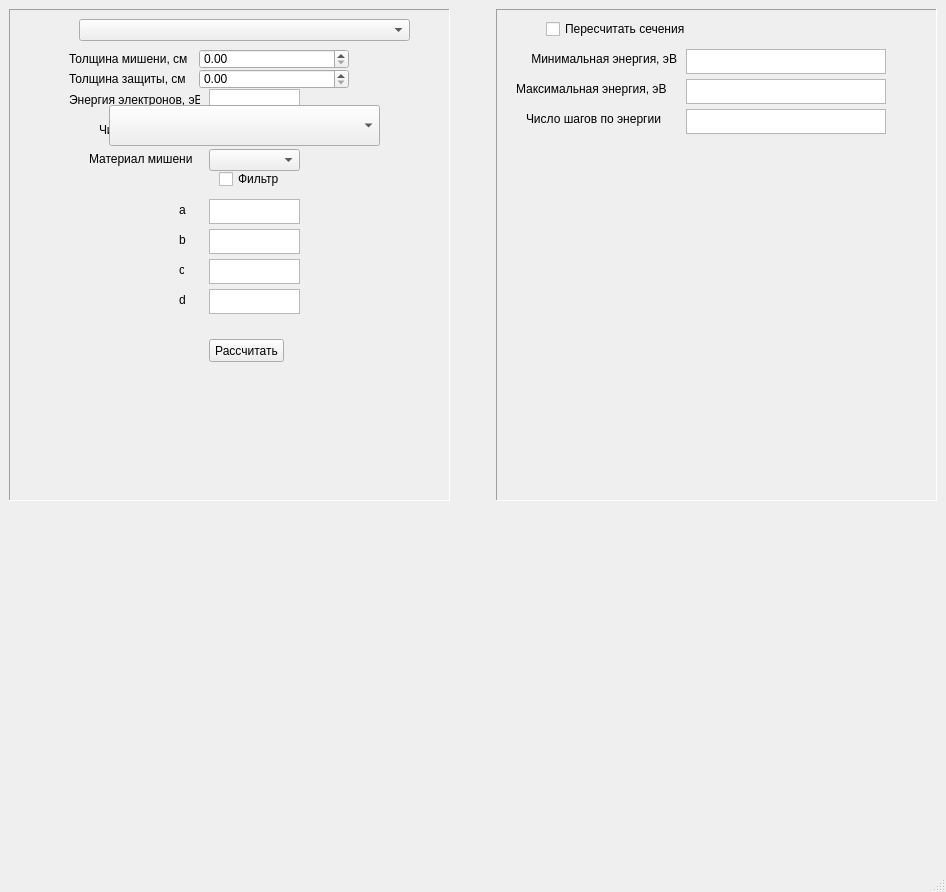
<?xml version="1.0" encoding="UTF-8"?>
<ui version="4.0">
 <class>MainWindow</class>
 <widget class="QMainWindow" name="MainWindow">
  <property name="geometry">
   <rect>
    <x>0</x>
    <y>0</y>
    <width>946</width>
    <height>892</height>
   </rect>
  </property>
  <property name="windowTitle">
   <string>MainWindow</string>
  </property>
  <widget class="QWidget" name="centralwidget">
   <layout class="QVBoxLayout" name="verticalLayout">
    <item>
     <layout class="QHBoxLayout" name="horizontalLayout">
      <item>
       <widget class="QFrame" name="frame">
        <property name="frameShape">
         <enum>QFrame::Panel</enum>
        </property>
        <property name="frameShadow">
         <enum>QFrame::Sunken</enum>
        </property>
        <widget class="QDoubleSpinBox" name="doubleSpinBox">
         <property name="geometry">
          <rect>
           <x>190</x>
           <y>40</y>
           <width>150</width>
           <height>20</height>
          </rect>
         </property>
         <property name="sizePolicy">
          <sizepolicy hsizetype="Fixed" vsizetype="Fixed">
           <horstretch>0</horstretch>
           <verstretch>0</verstretch>
          </sizepolicy>
         </property>
         <property name="maximumSize">
          <size>
           <width>150</width>
           <height>20</height>
          </size>
         </property>
        </widget>
        <widget class="QDoubleSpinBox" name="doubleSpinBox_2">
         <property name="geometry">
          <rect>
           <x>190</x>
           <y>60</y>
           <width>150</width>
           <height>20</height>
          </rect>
         </property>
         <property name="sizePolicy">
          <sizepolicy hsizetype="Fixed" vsizetype="Fixed">
           <horstretch>0</horstretch>
           <verstretch>0</verstretch>
          </sizepolicy>
         </property>
         <property name="maximumSize">
          <size>
           <width>150</width>
           <height>20</height>
          </size>
         </property>
        </widget>
        <widget class="QLabel" name="aLabel">
         <property name="geometry">
          <rect>
           <x>170</x>
           <y>190</y>
           <width>16</width>
           <height>22</height>
          </rect>
         </property>
         <property name="text">
          <string>a</string>
         </property>
        </widget>
        <widget class="QLabel" name="bLabel">
         <property name="geometry">
          <rect>
           <x>170</x>
           <y>220</y>
           <width>16</width>
           <height>22</height>
          </rect>
         </property>
         <property name="text">
          <string>b</string>
         </property>
        </widget>
        <widget class="QLabel" name="label">
         <property name="geometry">
          <rect>
           <x>60</x>
           <y>40</y>
           <width>131</width>
           <height>20</height>
          </rect>
         </property>
         <property name="text">
          <string>Толщина мишени, см</string>
         </property>
        </widget>
        <widget class="QLabel" name="label_2">
         <property name="geometry">
          <rect>
           <x>60</x>
           <y>60</y>
           <width>131</width>
           <height>20</height>
          </rect>
         </property>
         <property name="text">
          <string>Толщина защиты, см</string>
         </property>
        </widget>
        <widget class="QTextEdit" name="aTextEdit">
         <property name="geometry">
          <rect>
           <x>200</x>
           <y>190</y>
           <width>91</width>
           <height>25</height>
          </rect>
         </property>
         <property name="sizePolicy">
          <sizepolicy hsizetype="Fixed" vsizetype="Fixed">
           <horstretch>0</horstretch>
           <verstretch>0</verstretch>
          </sizepolicy>
         </property>
         <property name="maximumSize">
          <size>
           <width>200</width>
           <height>25</height>
          </size>
         </property>
         <property name="verticalScrollBarPolicy">
          <enum>Qt::ScrollBarAlwaysOff</enum>
         </property>
        </widget>
        <widget class="QTextEdit" name="bTextEdit">
         <property name="geometry">
          <rect>
           <x>200</x>
           <y>220</y>
           <width>91</width>
           <height>25</height>
          </rect>
         </property>
         <property name="maximumSize">
          <size>
           <width>200</width>
           <height>25</height>
          </size>
         </property>
         <property name="verticalScrollBarPolicy">
          <enum>Qt::ScrollBarAlwaysOff</enum>
         </property>
        </widget>
        <widget class="QLabel" name="cLabel">
         <property name="geometry">
          <rect>
           <x>170</x>
           <y>250</y>
           <width>5</width>
           <height>22</height>
          </rect>
         </property>
         <property name="text">
          <string>с</string>
         </property>
        </widget>
        <widget class="QLabel" name="dLabel">
         <property name="geometry">
          <rect>
           <x>170</x>
           <y>280</y>
           <width>6</width>
           <height>22</height>
          </rect>
         </property>
         <property name="text">
          <string>d</string>
         </property>
        </widget>
        <widget class="QTextEdit" name="cTextEdit">
         <property name="geometry">
          <rect>
           <x>200</x>
           <y>250</y>
           <width>91</width>
           <height>25</height>
          </rect>
         </property>
         <property name="sizePolicy">
          <sizepolicy hsizetype="Fixed" vsizetype="Fixed">
           <horstretch>0</horstretch>
           <verstretch>0</verstretch>
          </sizepolicy>
         </property>
         <property name="maximumSize">
          <size>
           <width>200</width>
           <height>25</height>
          </size>
         </property>
         <property name="verticalScrollBarPolicy">
          <enum>Qt::ScrollBarAlwaysOff</enum>
         </property>
        </widget>
        <widget class="QTextEdit" name="dTextEdit">
         <property name="geometry">
          <rect>
           <x>200</x>
           <y>280</y>
           <width>91</width>
           <height>25</height>
          </rect>
         </property>
         <property name="sizePolicy">
          <sizepolicy hsizetype="Fixed" vsizetype="Fixed">
           <horstretch>0</horstretch>
           <verstretch>0</verstretch>
          </sizepolicy>
         </property>
         <property name="maximumSize">
          <size>
           <width>200</width>
           <height>25</height>
          </size>
         </property>
         <property name="verticalScrollBarPolicy">
          <enum>Qt::ScrollBarAlwaysOff</enum>
         </property>
        </widget>
        <widget class="QTextEdit" name="energyTextEdit">
         <property name="geometry">
          <rect>
           <x>200</x>
           <y>80</y>
           <width>91</width>
           <height>25</height>
          </rect>
         </property>
         <property name="sizePolicy">
          <sizepolicy hsizetype="Fixed" vsizetype="Fixed">
           <horstretch>0</horstretch>
           <verstretch>0</verstretch>
          </sizepolicy>
         </property>
         <property name="maximumSize">
          <size>
           <width>200</width>
           <height>25</height>
          </size>
         </property>
         <property name="verticalScrollBarPolicy">
          <enum>Qt::ScrollBarAlwaysOff</enum>
         </property>
        </widget>
        <widget class="QTextEdit" name="amountTextEdit">
         <property name="geometry">
          <rect>
           <x>200</x>
           <y>110</y>
           <width>91</width>
           <height>25</height>
          </rect>
         </property>
         <property name="sizePolicy">
          <sizepolicy hsizetype="Fixed" vsizetype="Fixed">
           <horstretch>0</horstretch>
           <verstretch>0</verstretch>
          </sizepolicy>
         </property>
         <property name="maximumSize">
          <size>
           <width>200</width>
           <height>25</height>
          </size>
         </property>
         <property name="verticalScrollBarPolicy">
          <enum>Qt::ScrollBarAlwaysOff</enum>
         </property>
        </widget>
        <widget class="QLabel" name="energyLabel">
         <property name="geometry">
          <rect>
           <x>60</x>
           <y>80</y>
           <width>131</width>
           <height>22</height>
          </rect>
         </property>
         <property name="text">
          <string>Энергия электронов, эВ</string>
         </property>
        </widget>
        <widget class="QLabel" name="amountLabel">
         <property name="geometry">
          <rect>
           <x>90</x>
           <y>110</y>
           <width>104</width>
           <height>22</height>
          </rect>
         </property>
         <property name="text">
          <string>Число электронов</string>
         </property>
        </widget>
        <widget class="QLabel" name="equationLabel">
         <property name="geometry">
          <rect>
           <x>0</x>
           <y>310</y>
           <width>461</width>
           <height>16</height>
          </rect>
         </property>
         <property name="text">
          <string/>
         </property>
         <property name="alignment">
          <set>Qt::AlignCenter</set>
         </property>
        </widget>
        <widget class="QComboBox" name="targetComboBox">
         <property name="geometry">
          <rect>
           <x>200</x>
           <y>140</y>
           <width>91</width>
           <height>22</height>
          </rect>
         </property>
        </widget>
        <widget class="QComboBox" name="spectrumComboBox">
         <property name="geometry">
          <rect>
           <x>100</x>
           <y>96</y>
           <width>271</width>
           <height>41</height>
          </rect>
         </property>
        </widget>
        <widget class="QLabel" name="label_3">
         <property name="geometry">
          <rect>
           <x>80</x>
           <y>140</y>
           <width>111</width>
           <height>20</height>
          </rect>
         </property>
         <property name="text">
          <string>Материал мишени</string>
         </property>
        </widget>
        <widget class="QPushButton" name="calculatePushButton">
         <property name="geometry">
          <rect>
           <x>200</x>
           <y>330</y>
           <width>75</width>
           <height>23</height>
          </rect>
         </property>
         <property name="text">
          <string>Рассчитать</string>
         </property>
        </widget>
        <widget class="QComboBox" name="methodComboBox">
         <property name="geometry">
          <rect>
           <x>70</x>
           <y>10</y>
           <width>331</width>
           <height>22</height>
          </rect>
         </property>
        </widget>
        <widget class="QLabel" name="answerLabel_1">
         <property name="geometry">
          <rect>
           <x>0</x>
           <y>350</y>
           <width>431</width>
           <height>20</height>
          </rect>
         </property>
         <property name="text">
          <string/>
         </property>
         <property name="alignment">
          <set>Qt::AlignCenter</set>
         </property>
        </widget>
        <widget class="QLabel" name="answerLabel_2">
         <property name="geometry">
          <rect>
           <x>4</x>
           <y>380</y>
           <width>431</width>
           <height>20</height>
          </rect>
         </property>
         <property name="text">
          <string/>
         </property>
         <property name="alignment">
          <set>Qt::AlignCenter</set>
         </property>
        </widget>
        <widget class="QCheckBox" name="filterCheckBox">
         <property name="geometry">
          <rect>
           <x>210</x>
           <y>160</y>
           <width>201</width>
           <height>20</height>
          </rect>
         </property>
         <property name="text">
          <string>Фильтр</string>
         </property>
        </widget>
        <widget class="QLabel" name="answerLabel_3">
         <property name="geometry">
          <rect>
           <x>10</x>
           <y>310</y>
           <width>431</width>
           <height>21</height>
          </rect>
         </property>
         <property name="text">
          <string/>
         </property>
         <property name="alignment">
          <set>Qt::AlignCenter</set>
         </property>
        </widget>
       </widget>
      </item>
      <item>
       <spacer name="horizontalSpacer">
        <property name="orientation">
         <enum>Qt::Horizontal</enum>
        </property>
        <property name="sizeType">
         <enum>QSizePolicy::Fixed</enum>
        </property>
        <property name="sizeHint" stdset="0">
         <size>
          <width>40</width>
          <height>20</height>
         </size>
        </property>
       </spacer>
      </item>
      <item>
       <widget class="QFrame" name="frame_2">
        <property name="frameShape">
         <enum>QFrame::Panel</enum>
        </property>
        <property name="frameShadow">
         <enum>QFrame::Sunken</enum>
        </property>
        <widget class="QCheckBox" name="recalculateCheckBox">
         <property name="geometry">
          <rect>
           <x>50</x>
           <y>10</y>
           <width>351</width>
           <height>20</height>
          </rect>
         </property>
         <property name="text">
          <string>Пересчитать сечения</string>
         </property>
        </widget>
        <widget class="QLabel" name="minLabel">
         <property name="geometry">
          <rect>
           <x>10</x>
           <y>40</y>
           <width>171</width>
           <height>20</height>
          </rect>
         </property>
         <property name="sizePolicy">
          <sizepolicy hsizetype="Fixed" vsizetype="Fixed">
           <horstretch>0</horstretch>
           <verstretch>0</verstretch>
          </sizepolicy>
         </property>
         <property name="maximumSize">
          <size>
           <width>200</width>
           <height>20</height>
          </size>
         </property>
         <property name="text">
          <string>Минимальная энергия, эВ</string>
         </property>
         <property name="alignment">
          <set>Qt::AlignRight|Qt::AlignTrailing|Qt::AlignVCenter</set>
         </property>
        </widget>
        <widget class="QTextEdit" name="minTextEdit">
         <property name="geometry">
          <rect>
           <x>190</x>
           <y>40</y>
           <width>200</width>
           <height>25</height>
          </rect>
         </property>
         <property name="sizePolicy">
          <sizepolicy hsizetype="Fixed" vsizetype="Fixed">
           <horstretch>0</horstretch>
           <verstretch>0</verstretch>
          </sizepolicy>
         </property>
         <property name="maximumSize">
          <size>
           <width>200</width>
           <height>25</height>
          </size>
         </property>
        </widget>
        <widget class="QLabel" name="maxLabel">
         <property name="geometry">
          <rect>
           <x>20</x>
           <y>70</y>
           <width>161</width>
           <height>20</height>
          </rect>
         </property>
         <property name="sizePolicy">
          <sizepolicy hsizetype="Fixed" vsizetype="Fixed">
           <horstretch>0</horstretch>
           <verstretch>0</verstretch>
          </sizepolicy>
         </property>
         <property name="maximumSize">
          <size>
           <width>200</width>
           <height>20</height>
          </size>
         </property>
         <property name="text">
          <string>Максимальная энергия, эВ</string>
         </property>
        </widget>
        <widget class="QTextEdit" name="maxTextEdit">
         <property name="geometry">
          <rect>
           <x>190</x>
           <y>70</y>
           <width>200</width>
           <height>25</height>
          </rect>
         </property>
         <property name="sizePolicy">
          <sizepolicy hsizetype="Fixed" vsizetype="Fixed">
           <horstretch>0</horstretch>
           <verstretch>0</verstretch>
          </sizepolicy>
         </property>
         <property name="maximumSize">
          <size>
           <width>200</width>
           <height>25</height>
          </size>
         </property>
        </widget>
        <widget class="QLabel" name="stepLabel">
         <property name="geometry">
          <rect>
           <x>30</x>
           <y>100</y>
           <width>151</width>
           <height>20</height>
          </rect>
         </property>
         <property name="sizePolicy">
          <sizepolicy hsizetype="Fixed" vsizetype="Fixed">
           <horstretch>0</horstretch>
           <verstretch>0</verstretch>
          </sizepolicy>
         </property>
         <property name="maximumSize">
          <size>
           <width>200</width>
           <height>20</height>
          </size>
         </property>
         <property name="text">
          <string>Число шагов по энергии</string>
         </property>
        </widget>
        <widget class="QTextEdit" name="stepTextEdit">
         <property name="geometry">
          <rect>
           <x>190</x>
           <y>100</y>
           <width>200</width>
           <height>25</height>
          </rect>
         </property>
         <property name="sizePolicy">
          <sizepolicy hsizetype="Fixed" vsizetype="Fixed">
           <horstretch>0</horstretch>
           <verstretch>0</verstretch>
          </sizepolicy>
         </property>
         <property name="maximumSize">
          <size>
           <width>200</width>
           <height>25</height>
          </size>
         </property>
        </widget>
       </widget>
      </item>
     </layout>
    </item>
    <item>
     <layout class="QHBoxLayout" name="plotLayout">
      <property name="sizeConstraint">
       <enum>QLayout::SetMinimumSize</enum>
      </property>
      <item>
       <spacer name="verticalSpacer">
        <property name="orientation">
         <enum>Qt::Vertical</enum>
        </property>
        <property name="sizeType">
         <enum>QSizePolicy::Fixed</enum>
        </property>
        <property name="sizeHint" stdset="0">
         <size>
          <width>20</width>
          <height>360</height>
         </size>
        </property>
       </spacer>
      </item>
     </layout>
    </item>
   </layout>
  </widget>
  <widget class="QMenuBar" name="menubar">
   <property name="geometry">
    <rect>
     <x>0</x>
     <y>0</y>
     <width>946</width>
     <height>21</height>
    </rect>
   </property>
  </widget>
  <widget class="QStatusBar" name="statusbar"/>
 </widget>
 <resources/>
 <connections/>
</ui>
